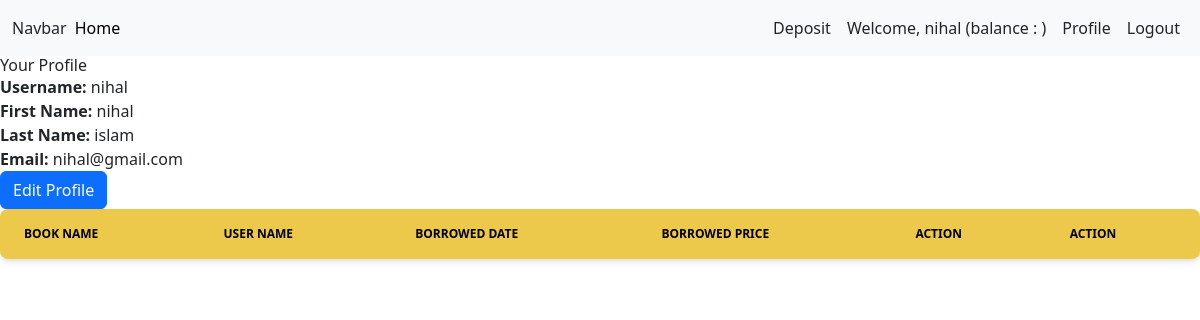
Before: /profile/ (signed in) with the older database file.
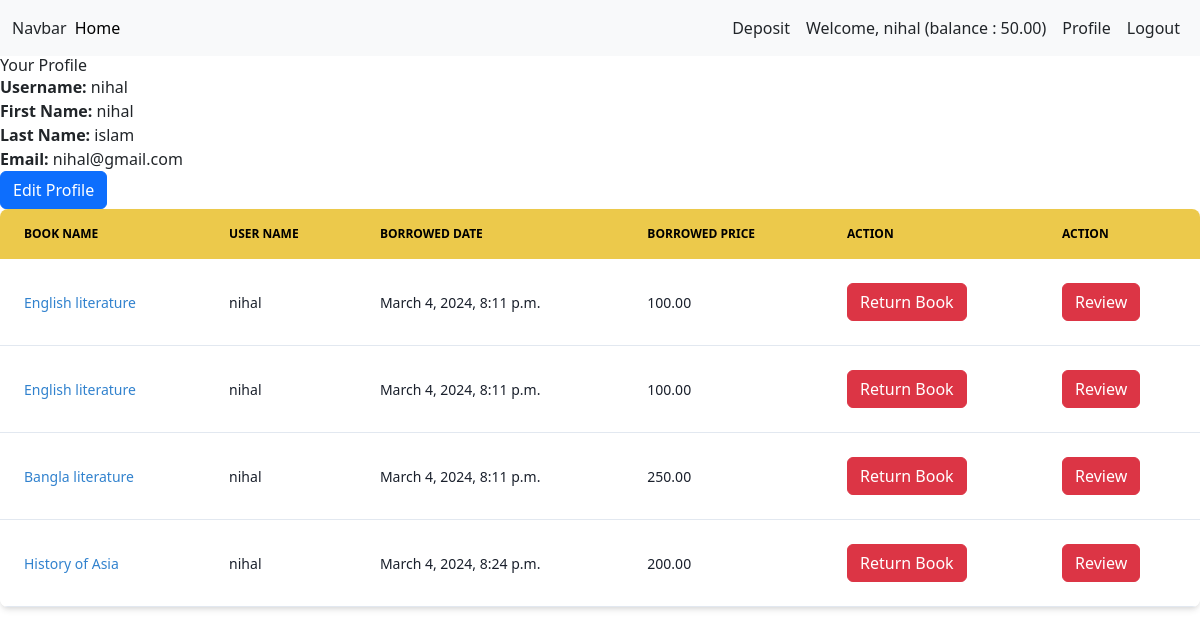
After: the same page with the newer database file.
### transaction_and_borrow/models.py (models this page shows, shortened)
class UserAccountModel(models.Model):
    user = models.OneToOneField(User, related_name='account', on_delete=models.CASCADE)
    account_no = models.IntegerField(unique=True)
    balance = models.DecimalField(default=0, max_digits=12, decimal_places=2)

class BorrowingHistory(models.Model):
    user = models.ForeignKey(User, on_delete=models.CASCADE)
    book = models.ForeignKey(Book, on_delete=models.CASCADE)
    borrowing_date = models.DateTimeField(auto_now_add=True)

### first_app/models.py (models this page shows)
class Book(models.Model):
    Catagory = models.ManyToManyField(Catagory)
    title = models.CharField(max_length=100)
    description = models.TextField()
    quantity = models.IntegerField(default=0)
    borrowing_price = models.DecimalField(max_digits=10, decimal_places=2)
    image = models.ImageField(upload_to='uploads/', blank=True, null=True)
    def __str__(self):
        return self.title

### first_app/views.py (the view)
# urls.py: path('profile/', views.profile, name='profile'),
@login_required
def profile(request):
    user_data = {
        'username': request.user.username,
        'first_name': request.user.first_name,
        'last_name': request.user.last_name,
        'email': request.user.email,
    }
    orders = Order.objects.filter(user=request.user)
    print(orders)
    data = BorrowingHistory.objects.filter(user=request.user)
    return render(request, 'profile.html', {'orders': orders, 'user_data': user_data, 'data':data})

### first_app/templates/profile.html
{% extends 'base.html' %}
{% load crispy_forms_tags %}
{% block content %}
<h2>Your Profile</h2>
<p><strong>Username:</strong> {{ user_data.username }}</p>
<p><strong>First Name:</strong> {{ user_data.first_name }}</p>
<p><strong>Last Name:</strong> {{ user_data.last_name }}</p>
<p><strong>Email:</strong> {{ user_data.email }}</p>
<a href="{% url 'edit_profile' %}" class="btn btn-primary">Edit Profile</a>
<div class="relative overflow-x-auto shadow-md sm:rounded-lg">
  <table class="w-full text-sm text-left rtl:text-right text-yellow-500 dark:text-yellow-400">
      <thead class="text-xs text-black uppercase bg-yellow-500 dark:bg-yellow-700 dark:text-yellow-400">
          <tr>
              <th scope="col" class="px-6 py-3">
                  Book name
              </th>
              <th scope="col" class="px-6 py-3">
                  User name
              </th>
              <th scope="col" class="px-6 py-3">
                  Borrowed Date
              </th>
              <th scope="col" class="px-6 py-3">
                  Borrowed Price
              </th>
              <th scope="col" class="px-6 py-3">
                  Action
              </th>
              <th scope="col" class="px-6 py-3">
                  Action
              </th>
          </tr>
      </thead>
      <tbody>
          {% for i in data %}
          <tr class="bg-white border-b dark:bg-yellow-800 dark:border-yellow-700">
              <th scope="row" class="px-6 py-4 font-medium text-gray-900 whitespace-nowrap dark:text-white">
                  <a class="text-blue-600" href="{% url 'bookDetails' i.book.id %}">{{i.book}}</a>
              </th>
              <td class="px-6 py-4 font-medium text-gray-900 whitespace-nowrap dark:text-white">
                  {{i.user}}
              </td>
              <td class="px-6 py-4 font-medium text-gray-900 whitespace-nowrap dark:text-white">
                  {{i.borrowing_date}}
              </td>
              <td class="px-6 py-4 font-medium text-gray-900 whitespace-nowrap dark:text-white">
                  {{i.book.borrowing_price}}
              </td>
              <td class="px-6 py-4 font-medium text-gray-900 whitespace-nowrap dark:text-white">
                <button class='btn btn-danger'> <a href="{% url 'returnBook' i.id %}" class="font-medium text-white-600 dark:text-white-500 hover:underline">Return Book</a></button>
              </td>
              <td class="px-6 py-4 font-medium text-gray-900 whitespace-nowrap dark:text-white">
                <button class='btn btn-danger'> <a href="{% url 'commentViews' i.book.id %}" class="font-medium text-white-600 dark:text-white-500 hover:underline">Review</a></button>
              </td>
          </tr>
          {% endfor %}
      </tbody>
  </table>
</div>
{% endblock %}

### templates/base.html (shortened to what this page needs)
<!DOCTYPE html>
<html lang="en">
<head>
    <link href="https://cdn.jsdelivr.net/npm/bootstrap@5.3.2/dist/css/bootstrap.min.css" rel="stylesheet">
    <link href="https://unpkg.com/tailwindcss@^1.0/dist/tailwind.min.css" rel="stylesheet">
</head>
<body>
    <nav class="navbar navbar-expand-lg bg-body-tertiary">
        <div class="container-fluid">
          <a class="navbar-Catagory" href="#">Navbar</a>
          <div class="collapse navbar-collapse" id="navbarSupportedContent">
            <ul class="navbar-nav me-auto mb-2 mb-lg-0">
              <li class="nav-item">
                <a class="nav-link active" aria-current="page" href={% url "home" %}>Home</a>
              </li>
            </ul>
            <div class="d-flex">
                <ul class="navbar-nav me-auto mb-2 mb-lg-0">
                  {% if request.user.is_authenticated %}
                  <li class="nav-item">
                    <a class="nav-link btn btn-warning text-dark" href="{% url 'deposiMoney'%}">
                      Deposit
                    </a>
                  </li>
                  <div class="nav-link btn btn-warning text-dark">Welcome, {{ request.user.first_name }} (balance : {{request.user.account.balance}}) </div>
                  <li class="nav-item">
                    <a class="nav-link btn btn-warning text-dark" href='{% url "profile" %}'>Profile</a>
                  </li>
                  <li class="nav-item">
                    <a class="nav-link btn btn-primary text-dark" href='{% url "userLogout" %}'>Logout</a>
                  </li>
                    {% endif %}
                </ul>
            </div>
          </div>
        </div>
      </nav>
      {% block content %}
      {% endblock content %}
</body>
</html>

Changed rows visible on the page:
added BorrowingHistory: book "English literature", user "nihal", borrowing_date "March 4, 2024, 8:11 p.m.", book.borrowing_price "100.00"
added BorrowingHistory: book "English literature", user "nihal", borrowing_date "March 4, 2024, 8:11 p.m.", book.borrowing_price "100.00"
added BorrowingHistory: book "Bangla literature", user "nihal", borrowing_date "March 4, 2024, 8:11 p.m.", book.borrowing_price "250.00"
added BorrowingHistory: book "History of Asia", user "nihal", borrowing_date "March 4, 2024, 8:24 p.m.", book.borrowing_price "200.00"
Other visible differences:
{{ request.user.account.balance }}: (not shown) → "50.00"
